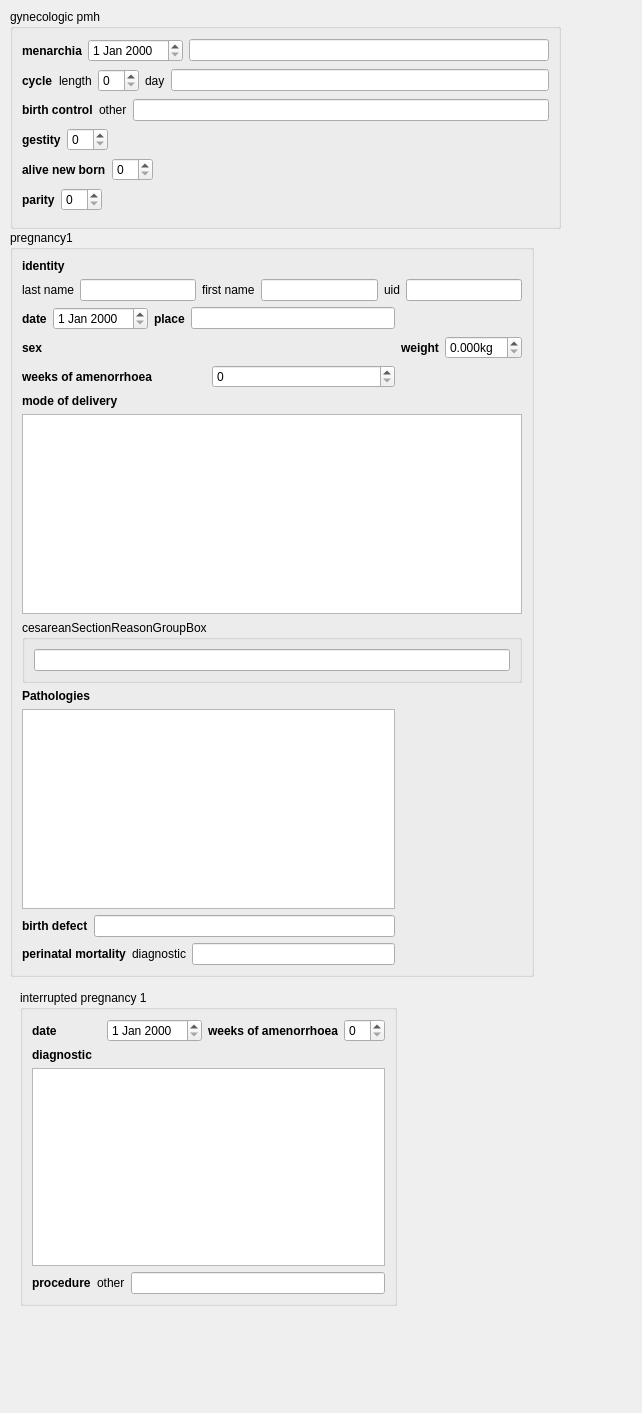
<?xml version="1.0" encoding="UTF-8"?>
<ui version="4.0">
 <class>BaseWidgets::Internal::BaseFormWidget</class>
 <widget class="QWidget" name="BaseWidgets::Internal::BaseFormWidget">
  <property name="geometry">
   <rect>
    <x>0</x>
    <y>0</y>
    <width>642</width>
    <height>1413</height>
   </rect>
  </property>
  <property name="windowTitle">
   <string>Form</string>
  </property>
  <widget class="QGroupBox" name="groupBox">
   <property name="geometry">
    <rect>
     <x>10</x>
     <y>9</y>
     <width>551</width>
     <height>220</height>
    </rect>
   </property>
   <property name="title">
    <string>gynecologic pmh</string>
   </property>
   <layout class="QVBoxLayout" name="verticalLayout">
    <item>
     <layout class="QHBoxLayout" name="horizontalLayout">
      <item>
       <widget class="QLabel" name="menarchiaLabel">
        <property name="font">
         <font>
          <weight>75</weight>
          <bold>true</bold>
         </font>
        </property>
        <property name="text">
         <string>menarchia</string>
        </property>
       </widget>
      </item>
      <item>
       <widget class="QDateEdit" name="menarchiaDateEdit"/>
      </item>
      <item>
       <widget class="QLineEdit" name="menarchiaLineEdit"/>
      </item>
     </layout>
    </item>
    <item>
     <layout class="QHBoxLayout" name="horizontalLayout_2">
      <item>
       <widget class="QLabel" name="cycleLabel">
        <property name="font">
         <font>
          <weight>75</weight>
          <bold>true</bold>
         </font>
        </property>
        <property name="text">
         <string>cycle</string>
        </property>
       </widget>
      </item>
      <item>
       <layout class="QHBoxLayout" name="cycleRadioLayout"/>
      </item>
      <item>
       <widget class="QLabel" name="cycleLengthLabel">
        <property name="text">
         <string>length</string>
        </property>
       </widget>
      </item>
      <item>
       <widget class="QSpinBox" name="cycleSpinBox"/>
      </item>
      <item>
       <widget class="QLabel" name="CycleDayLabel">
        <property name="text">
         <string>day</string>
        </property>
       </widget>
      </item>
      <item>
       <widget class="QLineEdit" name="cycleLineEdit"/>
      </item>
     </layout>
    </item>
    <item>
     <layout class="QHBoxLayout" name="horizontalLayout_3">
      <item>
       <widget class="QLabel" name="birthControlLabel">
        <property name="font">
         <font>
          <weight>75</weight>
          <bold>true</bold>
         </font>
        </property>
        <property name="text">
         <string>birth control</string>
        </property>
       </widget>
      </item>
      <item>
       <layout class="QHBoxLayout" name="birthControlRadioLayout"/>
      </item>
      <item>
       <widget class="QLabel" name="birthControlOtherLabel">
        <property name="text">
         <string>other</string>
        </property>
       </widget>
      </item>
      <item>
       <widget class="QLineEdit" name="birthControlOtherLineEdit"/>
      </item>
     </layout>
    </item>
    <item>
     <layout class="QHBoxLayout" name="horizontalLayout_4">
      <item alignment="Qt::AlignLeft">
       <widget class="QLabel" name="gestityLabel">
        <property name="font">
         <font>
          <weight>75</weight>
          <bold>true</bold>
         </font>
        </property>
        <property name="text">
         <string>gestity</string>
        </property>
       </widget>
      </item>
      <item>
       <widget class="QSpinBox" name="gestitySpinBox">
        <property name="minimumSize">
         <size>
          <width>0</width>
          <height>0</height>
         </size>
        </property>
       </widget>
      </item>
      <item>
       <spacer name="horizontalSpacer">
        <property name="orientation">
         <enum>Qt::Horizontal</enum>
        </property>
        <property name="sizeHint" stdset="0">
         <size>
          <width>40</width>
          <height>20</height>
         </size>
        </property>
       </spacer>
      </item>
     </layout>
    </item>
    <item>
     <layout class="QHBoxLayout" name="horizontalLayout_5">
      <item>
       <widget class="QLabel" name="bornAliveLabel">
        <property name="font">
         <font>
          <weight>75</weight>
          <bold>true</bold>
         </font>
        </property>
        <property name="text">
         <string>alive new born</string>
        </property>
       </widget>
      </item>
      <item>
       <widget class="QSpinBox" name="bornAliveSpinBox"/>
      </item>
      <item>
       <spacer name="horizontalSpacer_2">
        <property name="orientation">
         <enum>Qt::Horizontal</enum>
        </property>
        <property name="sizeHint" stdset="0">
         <size>
          <width>40</width>
          <height>20</height>
         </size>
        </property>
       </spacer>
      </item>
     </layout>
    </item>
    <item>
     <layout class="QHBoxLayout" name="horizontalLayout_6">
      <item>
       <widget class="QLabel" name="parityLabel">
        <property name="font">
         <font>
          <weight>75</weight>
          <bold>true</bold>
         </font>
        </property>
        <property name="text">
         <string>parity</string>
        </property>
       </widget>
      </item>
      <item>
       <widget class="QSpinBox" name="paritySpinBox"/>
      </item>
      <item>
       <spacer name="horizontalSpacer_3">
        <property name="orientation">
         <enum>Qt::Horizontal</enum>
        </property>
        <property name="sizeHint" stdset="0">
         <size>
          <width>40</width>
          <height>20</height>
         </size>
        </property>
       </spacer>
      </item>
     </layout>
    </item>
   </layout>
  </widget>
  <widget class="QGroupBox" name="pregnancy1GroupBox">
   <property name="geometry">
    <rect>
     <x>10</x>
     <y>230</y>
     <width>524</width>
     <height>747</height>
    </rect>
   </property>
   <property name="title">
    <string>pregnancy1</string>
   </property>
   <layout class="QGridLayout" name="gridLayout_2">
    <item row="0" column="0" colspan="2">
     <layout class="QGridLayout" name="gridLayout">
      <item row="0" column="0">
       <widget class="QLabel" name="p1IdentityLabel">
        <property name="font">
         <font>
          <weight>75</weight>
          <bold>true</bold>
         </font>
        </property>
        <property name="text">
         <string>identity</string>
        </property>
       </widget>
      </item>
      <item row="1" column="0">
       <widget class="QLabel" name="p1LastNameLabel">
        <property name="text">
         <string>last name</string>
        </property>
       </widget>
      </item>
      <item row="1" column="1">
       <widget class="QLineEdit" name="p1LastNameLineEdit"/>
      </item>
      <item row="1" column="2">
       <widget class="QLabel" name="p1FirstNameLabel">
        <property name="text">
         <string>first name</string>
        </property>
       </widget>
      </item>
      <item row="1" column="3">
       <widget class="QLineEdit" name="p1FirstNameLabelLineEdit"/>
      </item>
      <item row="1" column="4">
       <widget class="QLabel" name="p1UidLabel">
        <property name="text">
         <string>uid</string>
        </property>
       </widget>
      </item>
      <item row="1" column="5">
       <widget class="QLineEdit" name="p1UidLineEdit"/>
      </item>
     </layout>
    </item>
    <item row="1" column="0">
     <layout class="QHBoxLayout" name="horizontalLayout_7">
      <item>
       <widget class="QLabel" name="p1DobLabel">
        <property name="font">
         <font>
          <weight>75</weight>
          <bold>true</bold>
         </font>
        </property>
        <property name="text">
         <string>date</string>
        </property>
       </widget>
      </item>
      <item>
       <widget class="QDateEdit" name="p1DobDateEdit"/>
      </item>
      <item>
       <widget class="QLabel" name="p1PlaceOfBirthLabel">
        <property name="font">
         <font>
          <weight>75</weight>
          <bold>true</bold>
         </font>
        </property>
        <property name="text">
         <string>place</string>
        </property>
       </widget>
      </item>
      <item>
       <widget class="QLineEdit" name="p1PlaceOfBirthLineEdit"/>
      </item>
     </layout>
    </item>
    <item row="2" column="0">
     <layout class="QHBoxLayout" name="horizontalLayout_8">
      <item>
       <widget class="QLabel" name="p1SexLabel">
        <property name="font">
         <font>
          <weight>75</weight>
          <bold>true</bold>
         </font>
        </property>
        <property name="text">
         <string>sex</string>
        </property>
       </widget>
      </item>
      <item>
       <layout class="QHBoxLayout" name="p1SexRadioLayout"/>
      </item>
     </layout>
    </item>
    <item row="2" column="1">
     <layout class="QHBoxLayout" name="horizontalLayout_9">
      <item>
       <widget class="QLabel" name="p1WeightLabel">
        <property name="font">
         <font>
          <weight>75</weight>
          <bold>true</bold>
         </font>
        </property>
        <property name="text">
         <string>weight</string>
        </property>
       </widget>
      </item>
      <item>
       <widget class="QDoubleSpinBox" name="p1WeightDoubleSpinBox">
        <property name="suffix">
         <string>kg</string>
        </property>
        <property name="decimals">
         <number>3</number>
        </property>
        <property name="singleStep">
         <double>0.010000000000000</double>
        </property>
       </widget>
      </item>
     </layout>
    </item>
    <item row="3" column="0">
     <layout class="QHBoxLayout" name="horizontalLayout_10">
      <item>
       <widget class="QLabel" name="p1WeeksOfAmenorrhoeaLabel">
        <property name="font">
         <font>
          <weight>75</weight>
          <bold>true</bold>
         </font>
        </property>
        <property name="text">
         <string>weeks of amenorrhoea</string>
        </property>
       </widget>
      </item>
      <item>
       <widget class="QSpinBox" name="p1WeeksOfAmenorrhoeaSpinBox"/>
      </item>
     </layout>
    </item>
    <item row="4" column="0" colspan="2">
     <layout class="QVBoxLayout" name="verticalLayout_2">
      <item>
       <widget class="QLabel" name="p1ModeOfDeliveryLabel">
        <property name="font">
         <font>
          <weight>75</weight>
          <bold>true</bold>
         </font>
        </property>
        <property name="text">
         <string>mode of delivery</string>
        </property>
       </widget>
      </item>
      <item>
       <widget class="QListView" name="p1ModeOfDeliveryListView"/>
      </item>
     </layout>
    </item>
    <item row="5" column="0" colspan="2">
     <widget class="QGroupBox" name="cesareanSectionReasonGroupBox">
      <property name="title">
       <string>cesareanSectionReasonGroupBox</string>
      </property>
      <layout class="QHBoxLayout" name="horizontalLayout_13">
       <item>
        <widget class="QLineEdit" name="cesareanSectionReasonLlineEdit"/>
       </item>
      </layout>
     </widget>
    </item>
    <item row="6" column="0">
     <layout class="QVBoxLayout" name="verticalLayout_3">
      <item>
       <widget class="QLabel" name="p1PathologiesLabel">
        <property name="font">
         <font>
          <weight>75</weight>
          <bold>true</bold>
         </font>
        </property>
        <property name="text">
         <string>Pathologies</string>
        </property>
       </widget>
      </item>
      <item>
       <widget class="QListView" name="p1PathologiesListView"/>
      </item>
     </layout>
    </item>
    <item row="7" column="0">
     <layout class="QHBoxLayout" name="horizontalLayout_12">
      <item>
       <widget class="QLabel" name="label">
        <property name="font">
         <font>
          <weight>75</weight>
          <bold>true</bold>
         </font>
        </property>
        <property name="text">
         <string>birth defect</string>
        </property>
       </widget>
      </item>
      <item>
       <widget class="QLineEdit" name="lineEdit"/>
      </item>
     </layout>
    </item>
    <item row="8" column="0">
     <layout class="QHBoxLayout" name="horizontalLayout_11">
      <item>
       <widget class="QLabel" name="p1PerinatalMortalityLabel">
        <property name="font">
         <font>
          <weight>75</weight>
          <bold>true</bold>
         </font>
        </property>
        <property name="text">
         <string>perinatal mortality</string>
        </property>
       </widget>
      </item>
      <item>
       <layout class="QHBoxLayout" name="p1PerinatalMortalityRadioLayout"/>
      </item>
      <item>
       <widget class="QLabel" name="p1PerinatalMortalityDiagnosticLabel">
        <property name="text">
         <string>diagnostic</string>
        </property>
       </widget>
      </item>
      <item>
       <widget class="QLineEdit" name="p1PerinatalMortalityDiagnosticLineEdit"/>
      </item>
     </layout>
    </item>
   </layout>
  </widget>
  <widget class="QGroupBox" name="ip1GroupBox">
   <property name="geometry">
    <rect>
     <x>20</x>
     <y>990</y>
     <width>377</width>
     <height>316</height>
    </rect>
   </property>
   <property name="title">
    <string>interrupted pregnancy 1</string>
   </property>
   <layout class="QGridLayout" name="gridLayout_3">
    <item row="0" column="0">
     <widget class="QLabel" name="ip1InterruptionDateLabel">
      <property name="font">
       <font>
        <weight>75</weight>
        <bold>true</bold>
       </font>
      </property>
      <property name="text">
       <string>date</string>
      </property>
     </widget>
    </item>
    <item row="0" column="1">
     <widget class="QDateEdit" name="ip1InterruptionDateEdit"/>
    </item>
    <item row="0" column="2">
     <layout class="QHBoxLayout" name="horizontalLayout_14">
      <item>
       <widget class="QLabel" name="ip1WeeksOfAmenorrhoeaLabel">
        <property name="font">
         <font>
          <weight>75</weight>
          <bold>true</bold>
         </font>
        </property>
        <property name="text">
         <string>weeks of amenorrhoea</string>
        </property>
       </widget>
      </item>
      <item>
       <widget class="QSpinBox" name="ip1WeeksOfAmenorrhoeaSpinBox"/>
      </item>
     </layout>
    </item>
    <item row="1" column="0" colspan="3">
     <layout class="QVBoxLayout" name="verticalLayout_4">
      <item>
       <widget class="QLabel" name="ip1DiagnosticLabel">
        <property name="font">
         <font>
          <weight>75</weight>
          <bold>true</bold>
         </font>
        </property>
        <property name="text">
         <string>diagnostic</string>
        </property>
       </widget>
      </item>
      <item>
       <widget class="QListView" name="ip1DiagnosticListView"/>
      </item>
     </layout>
    </item>
    <item row="2" column="0" colspan="3">
     <layout class="QHBoxLayout" name="horizontalLayout_15">
      <item>
       <widget class="QLabel" name="ip1ProcedureLabel">
        <property name="font">
         <font>
          <weight>75</weight>
          <bold>true</bold>
         </font>
        </property>
        <property name="text">
         <string>procedure</string>
        </property>
       </widget>
      </item>
      <item>
       <layout class="QHBoxLayout" name="ip1ProcedureRadioLayout"/>
      </item>
      <item>
       <widget class="QLabel" name="ip1ProcedureOtherLabel">
        <property name="text">
         <string>other</string>
        </property>
       </widget>
      </item>
      <item>
       <widget class="QLineEdit" name="ip1ProcedureLineEdit"/>
      </item>
     </layout>
    </item>
   </layout>
  </widget>
 </widget>
 <resources/>
 <connections/>
</ui>
